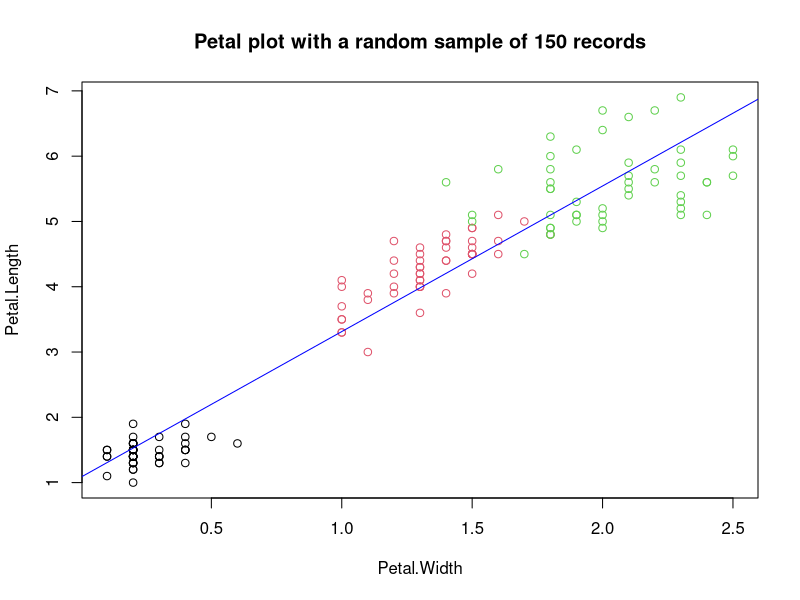

Reproduce this figure in R.
## ---- chunk 1
str(iris)
## ---- chunk 2
fit <- lm(Petal.Length ~ Petal.Width ,data=iris)
with (iris,plot(Petal.Width,Petal.Length, col=Species,
      main="Petal plot with a random sample of 150 records"))
abline(fit, col="blue")
